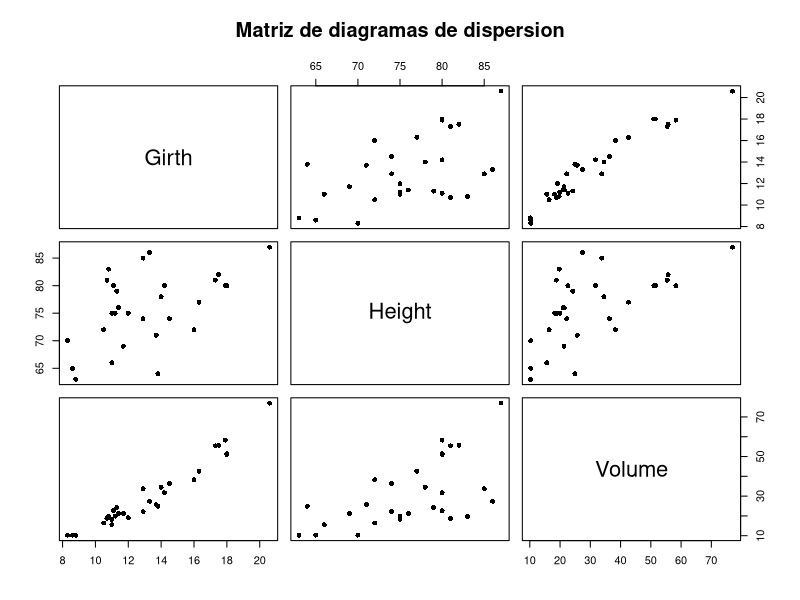
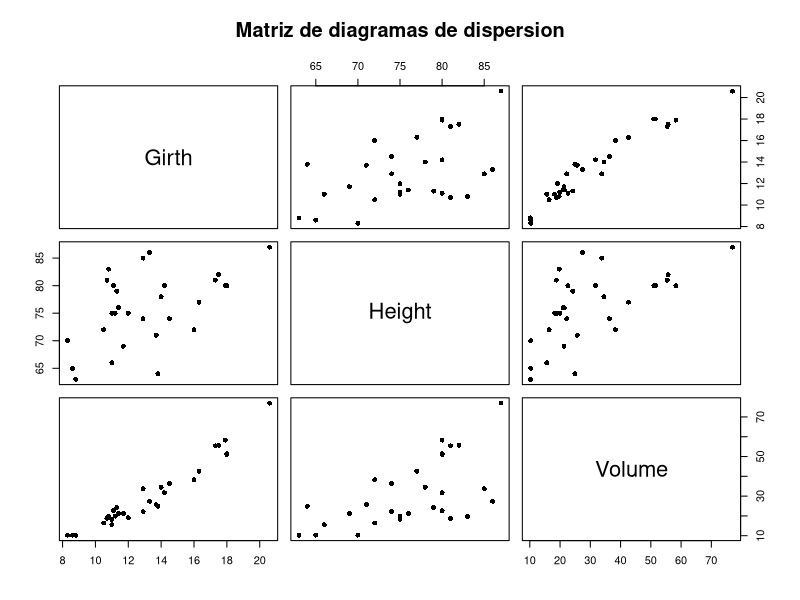
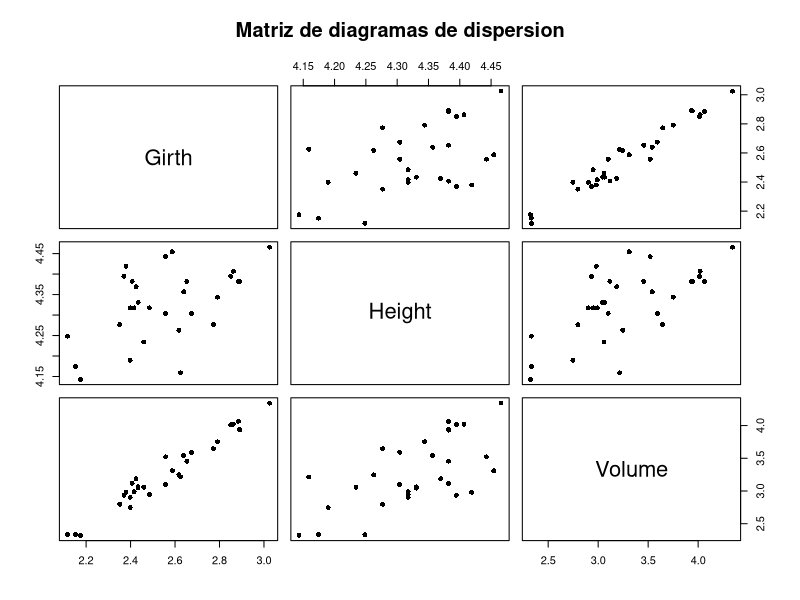

Reproduce these figures in R, in order.
## ---- chunk 1
pairs(trees, pch=16, main = 'Matriz de diagramas de dispersion')
## ---- chunk 2
pairs(trees, pch=16, main = 'Matriz de diagramas de dispersion')
pairs(log(trees), pch=16, main = 'Matriz de diagramas de dispersion')
## ---- chunk 3
reg = lm(log(Volume) ~ log(Height) + log(Girth), data = trees)
summary(reg)
## ---- chunk 4
confint(reg)
## ---- chunk 5
matrix(cor(trees),3,3)
## ---- chunk 6
x = log(trees$Height) + 2* log(trees$Girth)
trees_x <- cbind(trees,x)
reg0 = lm(log(Volume) ~ x -1, data = trees_x)
## ---- chunk 7
anova(reg0,reg)
## ---- chunk 8
reg0 = lm(log(Volume) ~ x, data = trees_x)
anova(reg0,reg)
